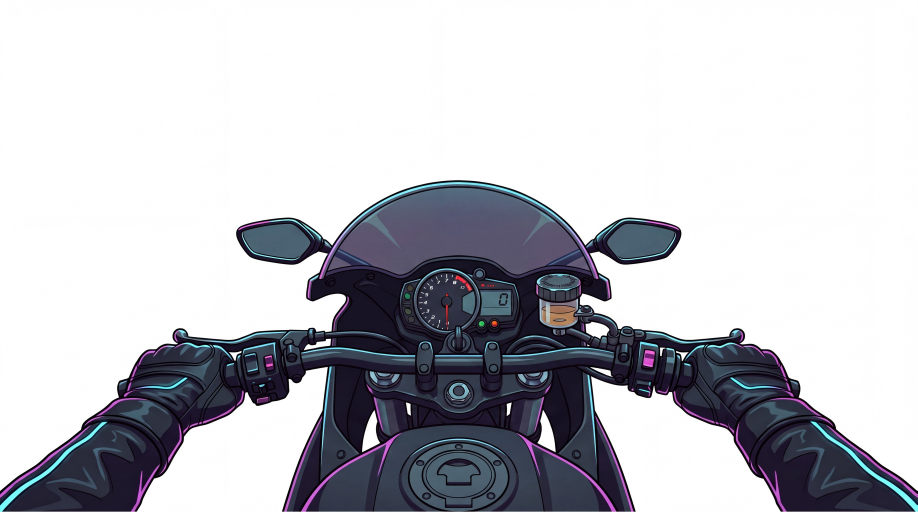
#> input picture art/cockpit/cockpit-wide-source.jpg, 2752 x 1536 px (shown at 1/3 size)
$ python -i key-sprite.py   (imports and definitions only)
#> lines starting #> are read from the running program, lines starting #| are printed output that depends on the picture
"""Key a flat white background out of a sprite and write a trimmed RGBA PNG.

Run once per source image; the game loads only the PNGs this produces.

    python tools/key-sprite.py art/sprites/glove-left.png public/sprites/glove-left.png

Frames that have to stay registered with each other - the neutral and braking
right hand, which swap in place - are keyed as a GROUP, so they share one crop
and one size:

    python tools/key-sprite.py --group \\
        art/sprites/glove-right.png public/sprites/glove-right.png \\
        art/sprites/glove-right-brake.png public/sprites/glove-right-brake.png

Cropped separately the two would each shrink to their own content, come out
different sizes, and the hand would jump sideways the instant the brake came on.

Sources live in art/ and are not shipped; only the keyed PNG under public/ is
fetched at runtime. Keeping them apart matters more than it looks - the sources
are PNGs too, and writing the result beside one under a derived name would
overwrite the thing it was derived from the second time anyone ran this.

Why a script and not a shader or a load-time canvas pass: getting clean alpha
needs a flood fill from the borders rather than a per-pixel threshold. A
threshold alone punches holes in every light thing INSIDE the drawing - the
carbon knuckle armour is full of white highlights - and leaves a white halo
everywhere the artwork is dark. Doing it once, offline, also means the runtime
pays nothing and the result can be looked at before it ships.

Three things the sources are NOT trusted to have got right, each of which
arrived as a real defect rather than a precaution: a resampling seam along one
edge (trim_seams), frames of one set drawn on different canvases (register),
and the direction the forearm leaves the picture (fade_sleeve_end).
"""

import sys
from collections import deque

import numpy as np
from PIL import Image

# A pixel is background if it is this close to white AND reachable from the
# border. Loose enough for JPEG noise, tight enough to keep the artwork's own
# highlights.
WHITE = 236
# Background does not have to touch the border. The gap between a brake lever
# and the fingers is enclosed by the drawing, and the border fill cannot reach
# it - it came out as a white patch hanging in the middle of the sprite. An
# enclosed pocket is treated as background when it is PURE white over an area
# no highlight would cover; the artwork's own bright spots are grey by
# comparison and much smaller.
ENCLOSED_WHITE = 249
ENCLOSED_AREA = 400
# Alpha inside this band of the edge is taken from luminance, which recovers the
# anti aliased edge the artist drew instead of leaving a stair-stepped cut.
FEATHER = 3

# Anything darker than this on a source's outermost line is drawing; anything
# lighter but short of WHITE is a resampling seam. See trim_seams.
SEAM_DARK = 150
SEAM_DEPTH = 4

# White added around the source before anything else happens.
#
# The drawings run off their own canvas - the switch block at one side, the bar
# end at the other - and a flood fill that starts at the border cannot get round
# them, so those sides came out with no silhouette at all: the alpha simply
# stopped where the image did. Fading the edge hid it and cost a visible
# gradient band. Padding fixes the cause instead. The fill goes all the way
# round, every side gets a real outline, and the only fade left is the one that
# should be there.
PAD = 0.05
# Transparent border on the finished PNG, so sampling at the very edge of the
# plane never smears the last opaque row across it.
MARGIN = 8

# Longest side of the written PNG. The sprite covers a few per cent of a 1080p
# frame, so anything past this is bytes nobody sees.
MAX_SIDE = 1024

# How far the sleeve fades in from where it leaves the picture, as a fraction of
# the finished sprite's long side. See fade_sleeve_end for what "where it leaves
# the picture" means and why it is not simply the bottom.
SLEEVE_FADE = 0.34

# Registration sweep: frame size relative to the reference frame, and the step
# the coarse pass walks it in. Refined afterwards at a quarter of that step.
FIT_RANGE = (0.25, 4.0, 0.01)
FIT_CANVAS = 512
FIT_REFINE = 1024
# Two frames of one drawing overlap around 0.9 - the fingers are all that
# differs. Below this the fit is reported as suspect rather than trusted.
FIT_WARN = 0.80


# [39 lines left out: functions trim_seams, ink_mask, not called in this run]


def fit(reference, frame):
    """Uniform scale and offset putting `frame` on `reference`'s pixel grid.

    Registered frames used to be registered by hand: both sources came off one
    2048 canvas, so a shared crop was all it took. The 35 degree redraw arrived
    as 2048x2048 and 1178x925 - the same composition, cropped and rescaled
    differently - and a shared crop of two unregistered images is not a shared
    anything. It cropped the brake frame to a box lying mostly outside it and
    wrote a hand sitting in the corner of an empty square.

    So the alignment is measured rather than assumed. Scale is swept, and the
    offset at each scale comes from a cross correlation of the two ink masks,
    which is one FFT instead of a second search. Scored by intersection over
    union, so a fit that is merely the best of a bad sweep still reports as bad.

    Only scale and offset, no rotation: these are frames of one drawing, and a
    set that needed rotating to line up is a set that will jump when it swaps
    whatever this does about it.
    """
    lo, hi, step = FIT_RANGE

    def sweep(side, relatives):
        grid = side / max(reference.size)
        reference_mask = ink_mask(reference, grid, side)
        spectrum = np.fft.rfft2(reference_mask)
        best = None
        for relative in relatives:
            mask = ink_mask(frame, relative * grid, side)
            corr = np.fft.irfft2(spectrum * np.conj(np.fft.rfft2(mask)), s=mask.shape)
            iy, ix = np.unravel_index(np.argmax(corr), corr.shape)
            dy = iy if iy < side // 2 else iy - side
            dx = ix if ix < side // 2 else ix - side
            shifted = np.roll(np.roll(mask, dy, 0), dx, 1)
            overlap = (reference_mask * shifted).sum()
            union_area = np.maximum(reference_mask, shifted).sum()
            score = overlap / max(union_area, 1.0)
            if best is None or score > best[0]:
                best = (score, relative, dx / grid, dy / grid)
        return best

    coarse = sweep(FIT_CANVAS, np.arange(lo, hi, step))
    # Refined at the resolution the answer is used at. The coarse canvas cannot
    # resolve scale to better than about a per cent, and a per cent of two
    # thousand pixels is a hand that visibly grows when the frame swaps.
    window = np.arange(max(lo, coarse[1] - step * 2), coarse[1] + step * 2, step / 4)
    return sweep(FIT_REFINE, window)


def register(frames):
    """Put every frame of a set on one pixel grid, cropped to what all of them cover.

    The result is what the rest of this script has always assumed it was handed:
    images of one size showing one composition, so a shared crop means something
    and nothing shifts when the frames swap.

    The common rectangle is the INTERSECTION of the frames, not the union. The
    brake drawing carries five hundred pixels more forearm than the neutral one;
    kept, that is empty texture in every other frame and a sleeve that leaves
    the picture somewhere different depending on which frame is up.
    """
    reference = frames[0]
    placed = [(reference, 1.0, 0.0, 0.0, 1.0)]
    for frame in frames[1:]:
        score, scale, dx, dy = fit(reference, frame)
        placed.append((frame, scale, dx, dy, score))

    rects = [(dx, dy, dx + frame.width * scale, dy + frame.height * scale)
             for frame, scale, dx, dy, _ in placed]
    left = round(max(r[0] for r in rects))
    top = round(max(r[1] for r in rects))
    width = round(min(r[2] for r in rects)) - left
    height = round(min(r[3] for r in rects)) - top
    if width < 8 or height < 8:
        raise SystemExit('registration found no region common to every frame')

    out = []
    for frame, scale, dx, dy, score in placed:
        w = max(1, round(frame.width * scale))
        h = max(1, round(frame.height * scale))
        canvas = Image.new('RGB', (width, height), (255, 255, 255))
        canvas.paste(frame.resize((w, h), Image.LANCZOS), (round(dx) - left, round(dy) - top))
        out.append((canvas, scale, score))
    return out


# [214 lines left out: functions flood_background, enclosed_background, dilate, keyed, boundary_runs, straight_segments and 1 more, not called in this run]


def union(boxes):
    return (min(b[0] for b in boxes), min(b[1] for b in boxes),
            max(b[2] for b in boxes), max(b[3] for b in boxes))


# [54 lines left out: function main, not called in this run]


# [9 lines not run here, left out]

>>> import cv2
>>> picture = cv2.imread('../art/cockpit/cockpit-wide-source.jpg', cv2.IMREAD_GRAYSCALE)
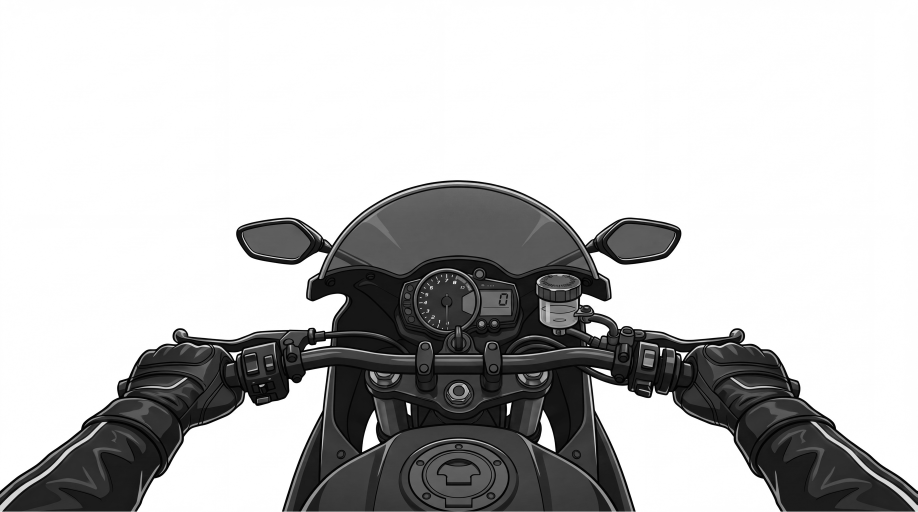
#> picture: shape (1536, 2752) (shown at 1/3 size); min 0, max 255, mean 192.4
>>> result = register(picture)
#> in register, `reference = frames[0]`: reference = 2752 values, max 255 at index 0, min 252 at index 892, mean 254
#> the loop in register, `for frame in frames[1:]:` made 1 pass
#> (lo in fit, hi in fit, step in fit) on pass 1: (0.25, 4, 0.01)
#> after the loop in register, `for frame in frames[1:]:`: placed = 1 item
#> (the run stopped early here; a loop or call above may not have finished)
